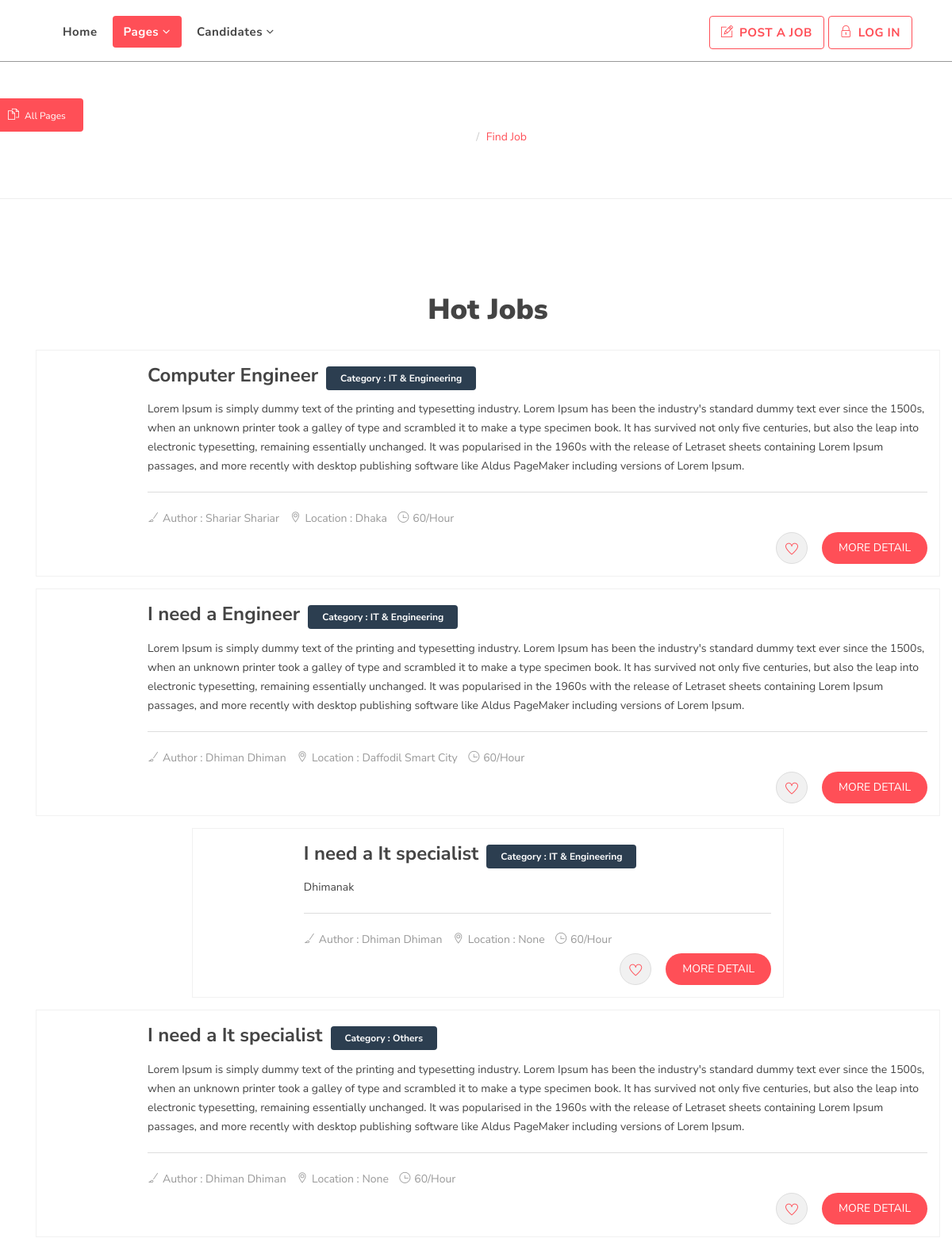
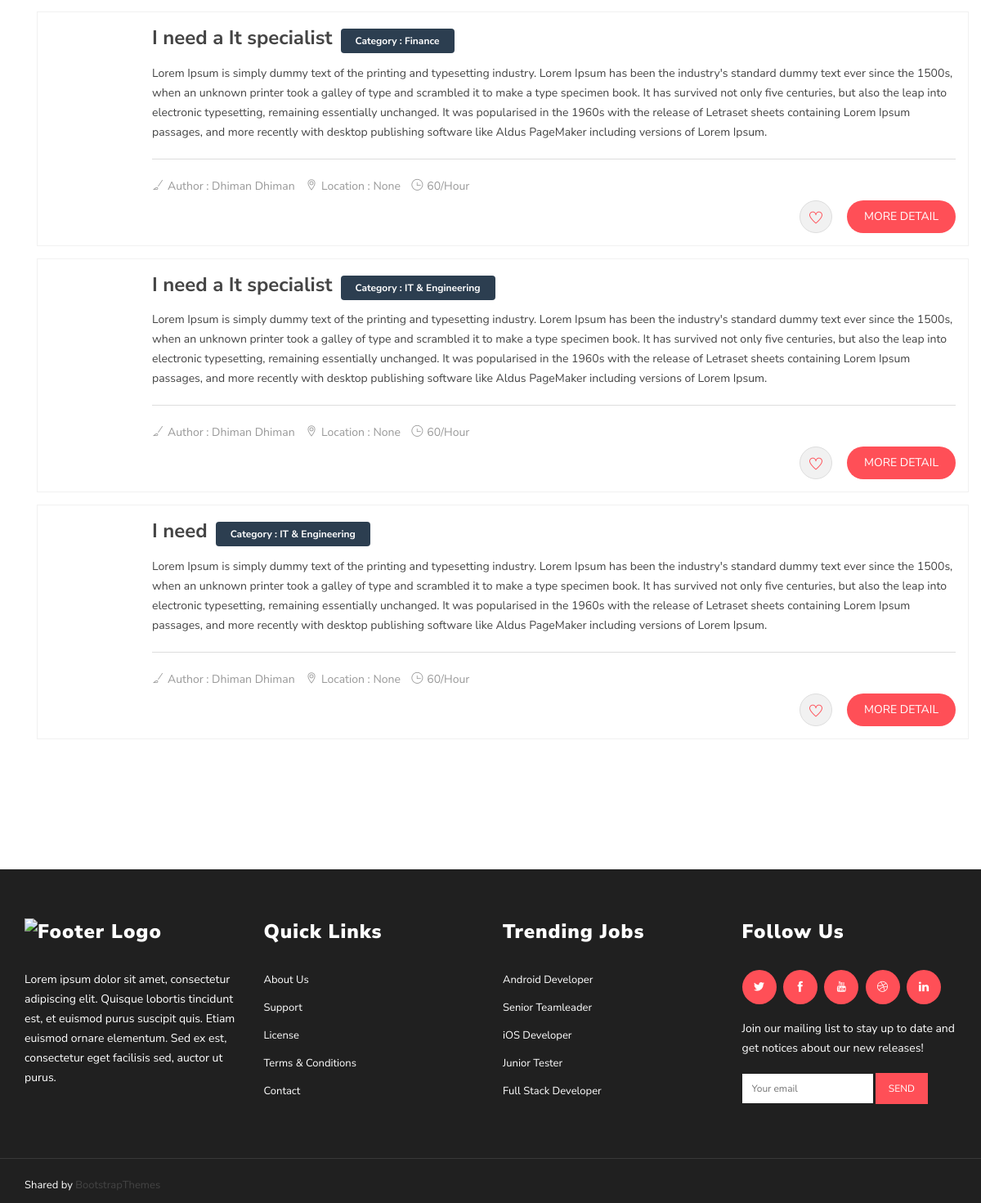
/job_page/, run on the app's committed database (2 pictures, top to bottom).
### home/models.py (models this page shows, shortened)
class job (models.Model):
    username=models.CharField(max_length=1000)
    title=models.CharField(max_length=1000,null=True)
    company=models.CharField(max_length=1000,null=True)
    location=models.CharField(max_length=1000,null=True)
    email=models.CharField(max_length=1000)
    name=models.CharField(max_length=1000)
    jobs=models.CharField(max_length=1000)
    category=models.CharField(max_length=1000,null=True)
    job_time=models.CharField(max_length=1000,null=True)

### home/views.py (the view)
# urls.py: path('job_page/', views.job_page.as_view(), name='job_page'),
class job_page (ListView):
    template_name = "job-page.html"
    model = job
    ordering = ['-id']
    def get_queryset(self):
        query_set = super().get_queryset()
        return query_set.select_related

### templates/job-page.html (shortened to what this page needs)
{% load static %}
<!DOCTYPE html>
<html lang="en">
<head>
  <link rel="stylesheet" href="{% static 'assets/css/bootstrap.min.css' %}" type="text/css">
  <link rel="stylesheet" href="{% static 'assets/css/jasny-bootstrap.min.css' %}" type="text/css">
  <link rel="stylesheet" href="{% static 'assets/css/bootstrap-select.min.css' %}" type="text/css">
  <link rel="stylesheet" href="{% static 'assets/css/material-kit.css' %}" type="text/css">
  <link rel="stylesheet" href="{% static 'assets/fonts/font-awesome.min.css' %}" type="text/css">
  <link rel="stylesheet" href="{% static 'assets/fonts/themify-icons.css' %}">
  <link rel="stylesheet" href="{% static 'assets/extras/animate.css' %}" type="text/css">
  <link rel="stylesheet" href="{% static 'assets/extras/owl.carousel.css' %}" type="text/css">
  <link rel="stylesheet" href="{% static 'assets/extras/owl.theme.css' %}" type="text/css">
  <link rel="stylesheet" href="{% static 'assets/extras/settings.css' %}" type="text/css">
  <link rel="stylesheet" href="{% static 'assets/css/slicknav.css' %}" type="text/css">
  <link rel="stylesheet" href="{% static 'assets/css/main.css' %}" type="text/css">
  <link rel="stylesheet" href="{% static 'assets/css/responsive.css' %}" type="text/css">
  <link rel="stylesheet" type="text/css" href="{% static 'assets/css/colors/red.css' %}" media="screen" />
</head>
<body>
  <div class="header">
    <div class="logo-menu">
      <nav class="navbar navbar-default main-navigation" role="navigation" data-spy="affix" data-offset-top="50">
        <div class="container">
          <div class="collapse navbar-collapse" id="navbar">
            <ul class="nav navbar-nav">
              <li>
                <a href="{% url 'home1' %}">
                  Home
                </a>
              </li>
              <li>
                <a class="active" href="{% url 'about' %}">
                  Pages <i class="fa fa-angle-down"></i>
                </a>
              </li>
              <li>
                <a href="#">
                  Candidates <i class="fa fa-angle-down"></i>
                </a>
              </li>
            </ul>
            <ul class="nav navbar-nav navbar-right float-right">
              <li class="left"><a href="{% url 'profile' %}"><i class="ti-pencil-alt"></i> Post A Job</a></li>
              {% if user.is_authenticated %}
              <li class="right"><a href="{% url 'signout' %}"><i class="ti-lock"></i> Log Out</a></li>
              <a style="text-decoration: none;color: white;" href="{% url 'profile' %}"> Welcome {{ user.username }}
              </a>
              {% else %}
              <li class="right"><a href="{% url 'signinn' %}"><i class="ti-lock"></i> Log In</a></li>
              {% endif %}
            </ul>
          </div>
        </div>
      </nav>
      <div class="tbtn wow pulse" id="menu" data-wow-iteration="infinite" data-wow-duration="500ms"
        data-toggle="offcanvas" data-target=".navmenu">
        <p><i class="ti-files"></i> All Pages</p>
      </div>
    </div>
    <div class="page-header" style="background: url('{% static '/assets/img/banner1.jpg' %}');">
      <div class="container">
        <div class="row">
          <div class="col-md-12">
            <div class="breadcrumb-wrapper">
              <h2 class="product-title">Find Job</h2>
              <ol class="breadcrumb">
                <li><a href="#"><i class="ti-home"></i> Home</a></li>
                <li class="current">Find Job</li>
              </ol>
            </div>
          </div>
        </div>
      </div>
    </div>
    <section class="section text-center">
      <div class="container">
        <section class="find-job section">
          <div class="container">
            <h2 class="section-title">Hot Jobs</h2>
            <div class="row">
              {% for job in object_list %}
              <div class="col-md-12">
                <div class="job-list">
                  <div style="text-align: left;" class="job-list-content">
                    <h4><a href="job-details.html">{{ job.title }}</a><span class="full-time">Category : {{ job.category }}</span></h4>
                    <p>{{ job.jobs }}</p>
                    <div class="job-tag">
                      <div class="pull-left">
                        <div class="meta-tag">
                          <span><a href="browse-categories.html"><i class="ti-brush"></i>Author : {{ job.name }}</a></span>
                          <span><i class="ti-location-pin"></i>Location : {{ job.location }}</span>
                          <span><i class="ti-time"></i>60/Hour</span>
                        </div>
                      </div>
                      <div class="pull-right">
                        <form action="{% url 'wishlist_post' %}" method="POST">
                          <div class="status-form-frame">
                            <br>
                            <div class="icon">
                              <button type="submit"
                                style="border: none;height: auto;width: auto;background-color: transparent;"><i
                                  class="ti-heart"></i></button>
                            </div>
                        </form>
                        <a href="{% url 'job_details' job.pk %}" class="btn btn-common btn-rm">More Detail</a>
                      </div>
                    </div>
                  </div>
                </div>
              </div>
            </div>
            {% endfor %}
        <br>
  <footer>
    <section class="footer-Content">
      <div class="container">
        <div class="row">
          <div class="col-md-3 col-sm-6 col-xs-12">
            <div class="widget">
              <h3 class="block-title"><img src="{% static 'assets/img/logo.png' %}" class="img-responsive"
                  alt="Footer Logo"></h3>
              <div class="textwidget">
                <p>Lorem ipsum dolor sit amet, consectetur adipiscing elit. Quisque lobortis tincidunt est, et euismod
                  purus suscipit quis. Etiam euismod ornare elementum. Sed ex est, consectetur eget facilisis sed,
                  auctor ut purus.</p>
              </div>
            </div>
          </div>
          <div class="col-md-3 col-sm-6 col-xs-12">
            <div class="widget">
              <h3 class="block-title">Quick Links</h3>
              <ul class="menu">
                <li><a href="#">About Us</a></li>
                <li><a href="#">Support</a></li>
                <li><a href="#">License</a></li>
                <li><a href="#">Terms & Conditions</a></li>
                <li><a href="#">Contact</a></li>
              </ul>
            </div>
          </div>
          <div class="col-md-3 col-sm-6 col-xs-12">
            <div class="widget">
              <h3 class="block-title">Trending Jobs</h3>
              <ul class="menu">
                <li><a href="#">Android Developer</a></li>
                <li><a href="#">Senior Teamleader</a></li>
                <li><a href="#">iOS Developer</a></li>
                <li><a href="#">Junior Tester</a></li>
                <li><a href="#">Full Stack Developer</a></li>
              </ul>
            </div>
          </div>
          <div class="col-md-3 col-sm-6 col-xs-12">
            <div class="widget">
              <h3 class="block-title">Follow Us</h3>
              <div class="bottom-social-icons social-icon">
                <a class="twitter" href="https://twitter.com/GrayGrids"><i class="ti-twitter-alt"></i></a>
                <a class="facebook" href="https://web.facebook.com/GrayGrids"><i class="ti-facebook"></i></a>
                <a class="youtube" href="https://youtube.com"><i class="ti-youtube"></i></a>
                <a class="dribble" href="https://dribbble.com/"><i class="ti-dribbble"></i></a>
                <a class="linkedin" href="https://www.linkedin.com/"><i class="ti-linkedin"></i></a>
              </div>
              <p>Join our mailing list to stay up to date and get notices about our new releases!</p>
              <form class="subscribe-box">
                <input type="text" placeholder="Your email">
                <input type="submit" class="btn-system" value="Send">
              </form>
            </div>
          </div>
        </div>
      </div>
    </section>
    <div id="copyright">
      <div class="container">
        <div class="row">
          <div class="col-md-12">
            Shared by <a href="https://bootstrapthemes.co">BootstrapThemes</a>
          </div>
        </div>
      </div>
    </div>
  </footer>
</body>
</html>

### static/assets/css/colors/red.css (style rules this page uses)
.btn-common { background: #FF4F57; }
.tbtn { background: #FF4F57; }
.main-navigation .float-right li a { border-color: #FF4F57; color: #FF4F57!important; }
.navbar-default .navbar-nav > li:hover > a, .navbar-default .navbar-nav > li > a.active { background: #FF4F57; }
.full-time { background: #FF4F57; }
.job-list .job-tag .icon { color: #FF4F57; }
.bottom-social-icons a { background: #FF4F57; color: #fff; }
.subscribe-box input[type="submit"] { background: #FF4F57; }
.breadcrumb { color: #FF4F57; }

### data on the page
job: title "Computer Engineer", category "IT & Engineering", jobs "Lorem Ipsum is simply dummy text of the printing and typesetting industry. Lorem Ipsum has been the industry's standard dummy text ever since the 1500s, when an unknown printer took a galley of type and scrambled it to make a type specimen book. It has survived not only five centuries, but also the leap into electronic typesetting, remaining essentially unchanged. It was popularised in the 1960s with the release of Letraset sheets containing Lorem Ipsum passages, and more recently with desktop publishing software like Aldus PageMaker including versions of Lorem Ipsum.", name "Shariar Shariar", location "Dhaka"
job: title "I need a Engineer", category "IT & Engineering", jobs "Lorem Ipsum is simply dummy text of the printing and typesetting industry. Lorem Ipsum has been the industry's standard dummy text ever since the 1500s, when an unknown printer took a galley of type and scrambled it to make a type specimen book. It has survived not only five centuries, but also the leap into electronic typesetting, remaining essentially unchanged. It was popularised in the 1960s with the release of Letraset sheets containing Lorem Ipsum passages, and more recently with desktop publishing software like Aldus PageMaker including versions of Lorem Ipsum.", name "Dhiman Dhiman", location "Daffodil Smart City"
job: title "I need a It specialist", category "IT & Engineering", jobs "Dhimanak", name "Dhiman Dhiman", location "None"
job: title "I need a It specialist", category "Others", jobs "Lorem Ipsum is simply dummy text of the printing and typesetting industry. Lorem Ipsum has been the industry's standard dummy text ever since the 1500s, when an unknown printer took a galley of type and scrambled it to make a type specimen book. It has survived not only five centuries, but also the leap into electronic typesetting, remaining essentially unchanged. It was popularised in the 1960s with the release of Letraset sheets containing Lorem Ipsum passages, and more recently with desktop publishing software like Aldus PageMaker including versions of Lorem Ipsum.", name "Dhiman Dhiman", location "None"
job: title "I need a It specialist", category "Finance", jobs "Lorem Ipsum is simply dummy text of the printing and typesetting industry. Lorem Ipsum has been the industry's standard dummy text ever since the 1500s, when an unknown printer took a galley of type and scrambled it to make a type specimen book. It has survived not only five centuries, but also the leap into electronic typesetting, remaining essentially unchanged. It was popularised in the 1960s with the release of Letraset sheets containing Lorem Ipsum passages, and more recently with desktop publishing software like Aldus PageMaker including versions of Lorem Ipsum.", name "Dhiman Dhiman", location "None"
job: title "I need a It specialist", category "IT & Engineering", jobs "Lorem Ipsum is simply dummy text of the printing and typesetting industry. Lorem Ipsum has been the industry's standard dummy text ever since the 1500s, when an unknown printer took a galley of type and scrambled it to make a type specimen book. It has survived not only five centuries, but also the leap into electronic typesetting, remaining essentially unchanged. It was popularised in the 1960s with the release of Letraset sheets containing Lorem Ipsum passages, and more recently with desktop publishing software like Aldus PageMaker including versions of Lorem Ipsum.", name "Dhiman Dhiman", location "None"
job: title "I need", category "IT & Engineering", jobs "Lorem Ipsum is simply dummy text of the printing and typesetting industry. Lorem Ipsum has been the industry's standard dummy text ever since the 1500s, when an unknown printer took a galley of type and scrambled it to make a type specimen book. It has survived not only five centuries, but also the leap into electronic typesetting, remaining essentially unchanged. It was popularised in the 1960s with the release of Letraset sheets containing Lorem Ipsum passages, and more recently with desktop publishing software like Aldus PageMaker including versions of Lorem Ipsum.", name "Dhiman Dhiman", location "None"
